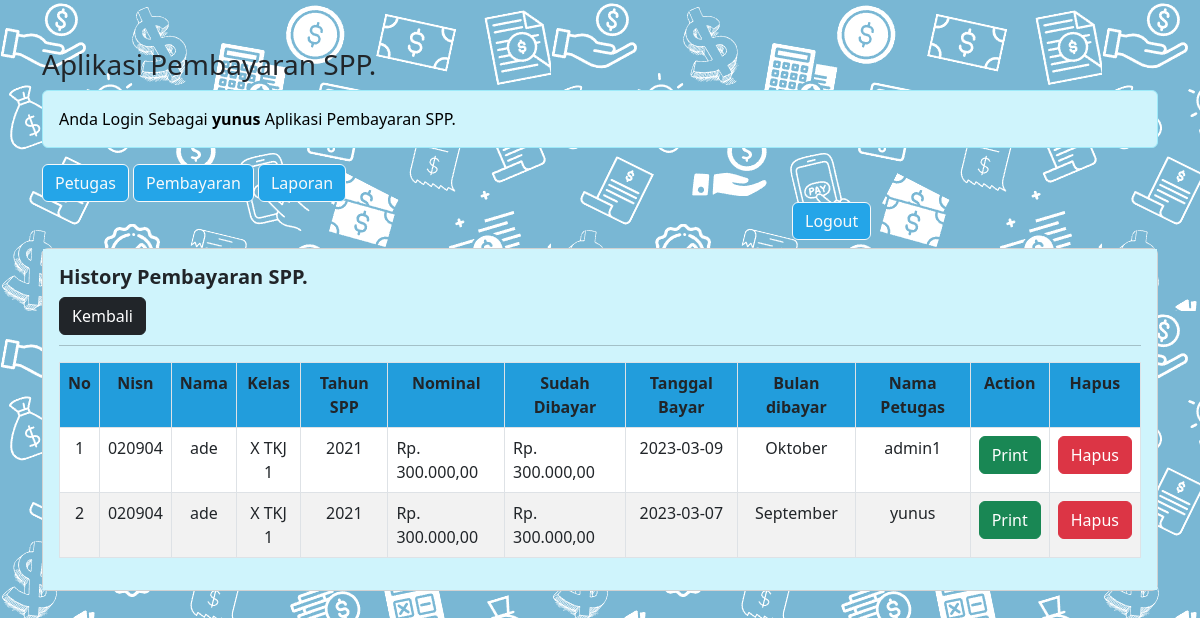
The app's page /pembayaran_spp_ukk/petugas/petugas.php?url=history-pembayaran&nisn=020904 (signed in) with its own data.
### tables this page shows
CREATE TABLE `pembayaran` (
  `id_pembayaran` int(11) NOT NULL,
  `id_petugas` int(11) NOT NULL,
  `nisn` varchar(10) NOT NULL,
  `tgl_bayar` date NOT NULL,
  `bulan_dibayar` varchar(12) NOT NULL,
  `tahun_dibayar` varchar(4) NOT NULL,
  `id_spp` int(11) NOT NULL,
  `jumlah_bayar` int(11) NOT NULL
);

CREATE TABLE `siswa` (
  `nisn` char(10) NOT NULL,
  `nis` char(8) NOT NULL,
  `password` text NOT NULL,
  `nama` varchar(35) NOT NULL,
  `id_kelas` int(11) NOT NULL,
  `alamat` text NOT NULL,
  `no_telp` varchar(13) NOT NULL,
  `id_spp` int(11) NOT NULL
);

CREATE TABLE `kelas` (
  `id_kelas` int(11) NOT NULL,
  `nama_kelas` varchar(10) NOT NULL,
  `kompetensi_keahlian` varchar(50) NOT NULL
);

CREATE TABLE `spp` (
  `id_spp` int(11) NOT NULL,
  `tahun` int(11) NOT NULL,
  `nominal` int(11) NOT NULL
);

CREATE TABLE `petugas` (
  `id_petugas` int(11) NOT NULL,
  `username` varchar(25) NOT NULL,
  `password` varchar(32) NOT NULL,
  `nama_petugas` varchar(35) NOT NULL,
  `level` enum('admin','petugas') NOT NULL
);

### pembayaran_spp_ukk/petugas/history-pembayaran.php (the view)
<?php
$nisn = $_GET['nisn'];
?>
<h5><b>History Pembayaran SPP.</b></h5>
<a href="?url=pembayaran" class="btn btn-dark">Kembali</a>
<hr style="margin-top: 10px;">
<table class="table table-striped table-bordered" style="background-color: #FFFFFF;">
	<tr class="fw-bold" align="center" style="background-color: #24A5E8;">
        <td>No</td>
        <td>Nisn</td>
        <td>Nama</td>
        <td>Kelas</td>
        <td>Tahun SPP</td>
        <td>Nominal</td>
        <td>Sudah Dibayar</td>
        <td>Tanggal Bayar</td>
        <td>Bulan dibayar</td>
        <td>Nama Petugas</td>
        <td>Action</td>
        <td>Hapus</td>
    </tr>
    <?php
    include '../koneksi.php';
    $no = 1;
    $sql = "SELECT*FROM pembayaran,siswa,kelas,spp,petugas WHERE pembayaran.nisn=siswa.nisn AND siswa.id_kelas=kelas.id_kelas
                AND pembayaran.id_spp=spp.id_spp AND pembayaran.id_petugas=petugas.id_petugas AND pembayaran.nisn='$nisn' ORDER BY tgl_bayar DESC";
    $query = mysqli_query($koneksi, $sql);
    foreach($query as $data){
        ?>
        <tr>
            <td align="center"><?= $no++; ?></td>
            <td align="center"><?= $data['nisn'] ?></td>
            <td align="center"><?= $data['nama'] ?></td>
            <td align="center"><?= $data['nama_kelas'] ?></td>
            <td align="center"><?= $data['tahun'] ?></td>
            <td>Rp. <?= number_format($data['nominal'],2,',','.'); ?></td>
            <td>Rp. <?= number_format($data['jumlah_bayar'],2,',','.'); ?></td>
            <td align="center"><?= $data['tgl_bayar'] ?></td>
            <td align="center"><?= $data['bulan_dibayar'] ?></td>
            <td align="center"><?= $data['nama_petugas'] ?></td>
            <td align="center"><a href="cetak.php?&id_pembayaran=<?php echo $data['id_pembayaran'];?>" target="_blank" class="btn btn-success">Print</a></td>
            <td align="center"><a href="?url=hapus-pembayaran&id_pembayaran=<?= $data['id_pembayaran']?>" class="btn btn-danger">Hapus</a></td>
        </tr>
    <?php } ?>
</table>

### records on screen
pembayaran: siswa.nisn "020904", siswa.nama "ade", kelas.nama_kelas "X TKJ 1", id_spp.tahun "2021", id_spp.nominal "300.000,00", jumlah_bayar "300.000,00", tgl_bayar "2023-03-09", bulan_dibayar "Oktober", id_petugas.nama_petugas "admin1"
pembayaran: siswa.nisn "020904", siswa.nama "ade", kelas.nama_kelas "X TKJ 1", id_spp.tahun "2021", id_spp.nominal "300.000,00", jumlah_bayar "300.000,00", tgl_bayar "2023-03-07", bulan_dibayar "September", id_petugas.nama_petugas "yunus"

### other values on screen
$_SESSION['nama_petugas'] "yunus"
